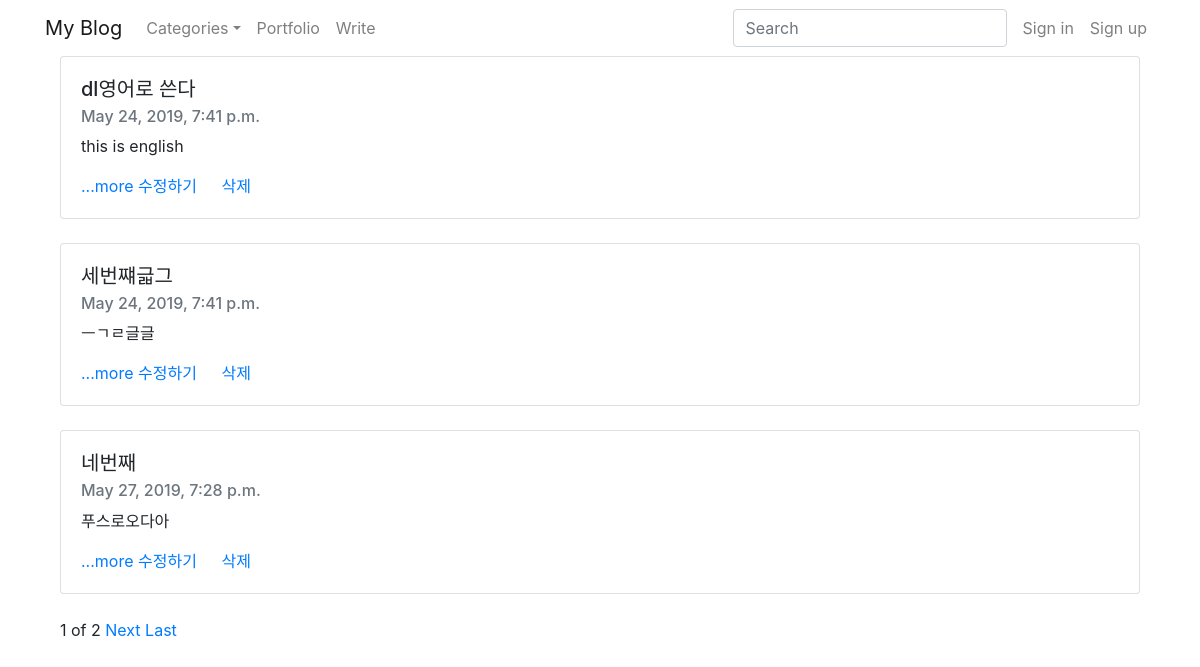
Before: / with the older database file.
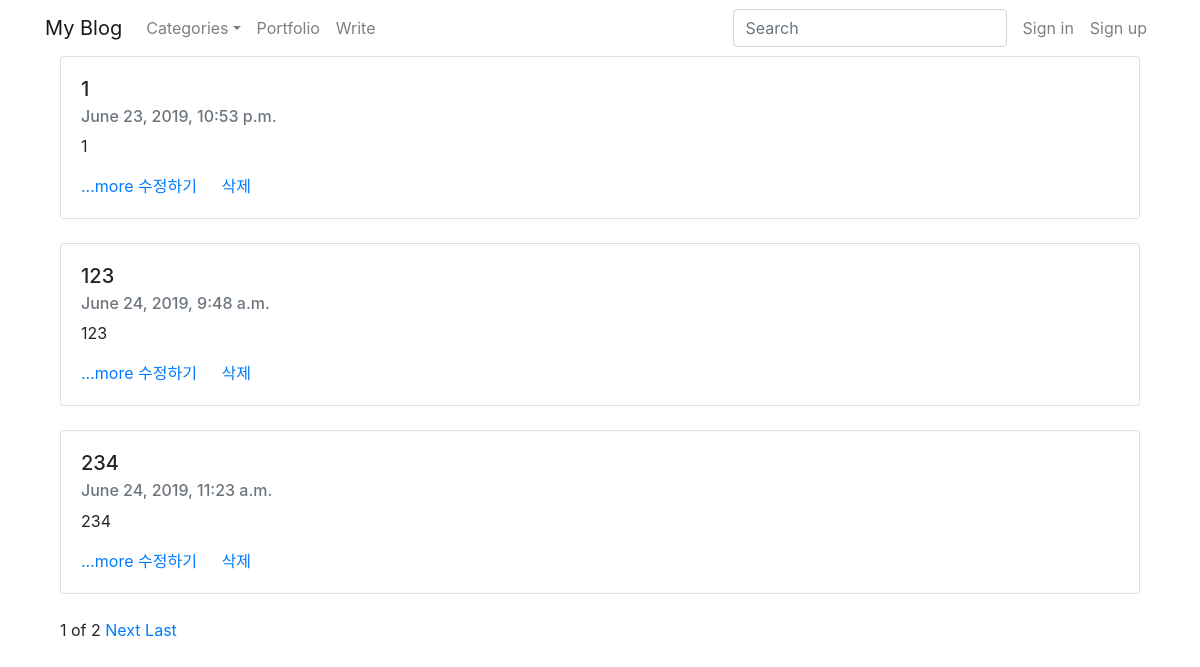
After: the same page with the newer database file.
### blog/models.py (models this page shows, shortened)
class Blog(models.Model):
    title = models.CharField(max_length = 200)
    pub_date = models.DateTimeField()
    body = models.TextField()
    def summary(self):
        return self.body[:100]

### blog/views.py (the view)
# urls.py: path('',blog.views.home, name = 'home'),
def home(request):
    blogs = Blog.objects
    blog_list = Blog.objects.all()
    paginator = Paginator(blog_list,3)
    page = request.GET.get('page')
    posts = paginator.get_page(page)
    return render(request,'home.html', {'blogs':blogs, 'posts':posts})

### templates/home.html (shortened to what this page needs)
{% extends 'base.html' %}
{%block body %}
<div class ="container">
{% for blog in posts %}
    <div class="card" >
        <div class="card-body">
            <h5 class="card-title">{{blog.title}}</h5>
            <h6 class="card-subtitle mb-2 text-muted">{{blog.pub_date}}</h6>
            <p class="card-text">{{blog.summary}}</p>
            <a href = "{% url 'detail' blog.id %}">...more</a>
            <a href = "{% url 'edit' blog.id %}" class = card-link>수정하기</a>
            <a href = "{% url 'delete' blog.id %}" class = card-link>삭제</a>
        </div>
    </div>
    <br>
{% endfor %}
</div>
<div class = 'container'>
    <span>{{posts.number}}</span>
    <span>of</span>
    <span>{{posts.paginator.num_pages}}</span>
    {%if posts.has_next %}
    <a href="?page={{posts.next_page_number}}">Next</a>
    <a href="?page={{posts.paginator.num_pages}}">Last</a>
    {%endif%}
    <br>
    <br>
</div>
{% endblock %}

### templates/base.html (shortened to what this page needs)
<html>
<head>
    <link rel="stylesheet" href="https://stackpath.bootstrapcdn.com/bootstrap/4.3.1/css/bootstrap.min.css">
</head>
<body>
  <nav class="navbar navbar-expand-lg navbar-light">
    <div class="container">
      <a class="navbar-brand" href="{% url 'home'%}">My Blog</a>
      <div class="collapse navbar-collapse" id="globalNavbar">
        <form class="form-inline form-navbar my-2 my-lg-0 order-2" action="#">
          <input class="form-control" name="s" type="text" placeholder="Search"/>
        </form>
        <ul class="navbar-nav mr-auto order-1">
          <li class="nav-item dropdown"><a class="nav-link dropdown-toggle" id="navbarDropdownMenuLink" href="#" data-toggle="dropdown" aria-haspopup="true" aria-expanded="false">Categories</a>
          </li>
          <li class="nav-item"><a class="nav-link" href="{% url 'portfolio' %}">Portfolio</a></li>
          <li class="nav-item"><a class="nav-link" href="{% url 'create'%}">Write</a></li>
        </ul>
        <ul class="navbar-nav d-none d-lg-flex ml-2 order-3">
          {% if user.is_authenticated %}
          <li class="nav-item"><a class="nav-link" href="#">{{user.username}} 님!</a></li>
          <li class="nav-item"><a class="nav-link" href="javascript:{document.getElementById('logout').submit()}">로그아웃</a></li>
          <form id="logout" method="POST" action="{% url 'logout'%}">
              {% csrf_token %} <input type="hidden" />
          </form>
          {% else %}
          <li class="nav-item"><a class="nav-link" href="{% url 'login'%}">Sign in</a></li>
          <li class="nav-item"><a class="nav-link" href="{% url 'signup'%}">Sign up</a></li>
          {% endif %}
        </ul>
      </div>
    </div>
    </nav>
    <div class="container">
      {% block body%}
      {% endblock %}
    </div>
    </body>
</html>

Changed rows visible on the page:
removed Blog: title "dl영어로 쓴다", pub_date "May 24, 2019, 7:41 p.m.", summary "this is english"
removed Blog: title "세번쨰긃그", pub_date "May 24, 2019, 7:41 p.m.", summary "ㅡㄱㄹ글글"
removed Blog: title "네번째", pub_date "May 27, 2019, 7:28 p.m.", summary "푸스로오다아"
now on this page (row unchanged): Blog: title "1", pub_date "June 23, 2019, 10:53 p.m.", summary "1"
added Blog: title "123", pub_date "June 24, 2019, 9:48 a.m.", summary "123"
added Blog: title "234", pub_date "June 24, 2019, 11:23 a.m.", summary "234"
